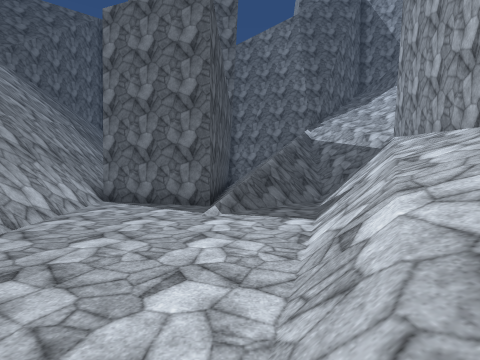
view 1 (above)

14 first-person views from a walk through a Unity game level. The camera is 1.3 m above the floor, tilts 2° down and sees 85° across. The floor is counted in squares, 2 m on a side. Each view is taken from the middle of a square. On the plan, view 1 faces up. The plan holds only what a view shows up to about 9 squares ahead; the rest is blank. The place goes on beyond the plan. The player character is not drawn. Some animated figures are left out. Surface patterns are stand-ins for the level's own textures.

view 2
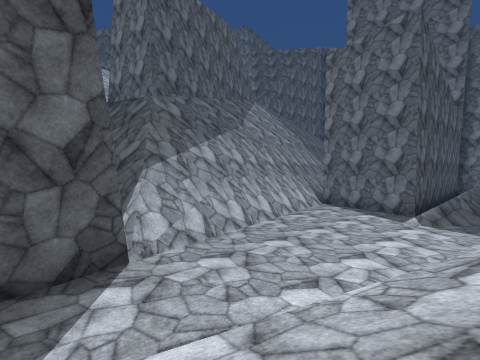

view 3
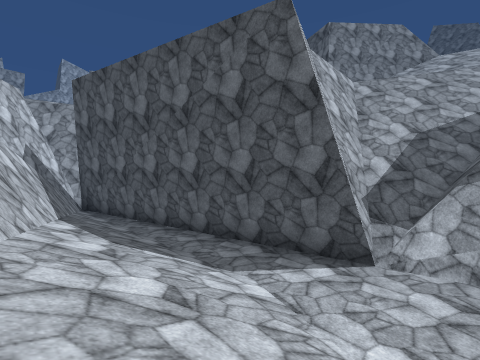

view 4
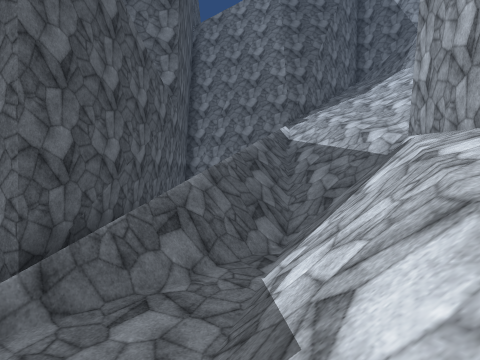

view 5
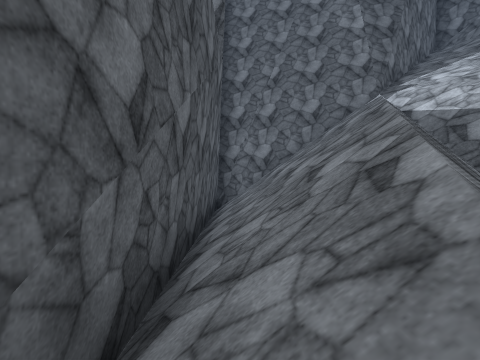

view 6
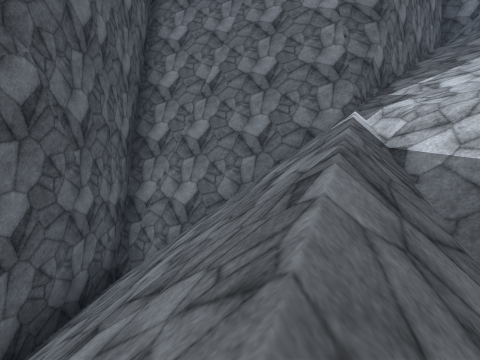

view 7
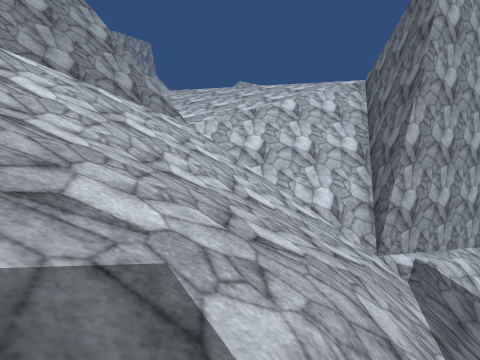

view 8
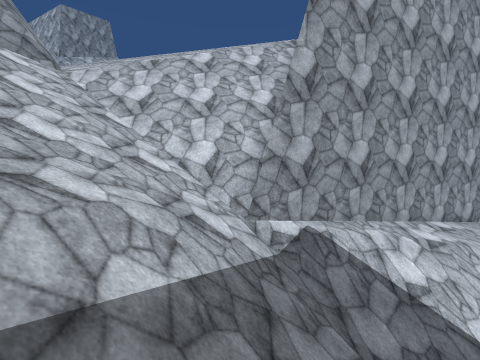

view 9
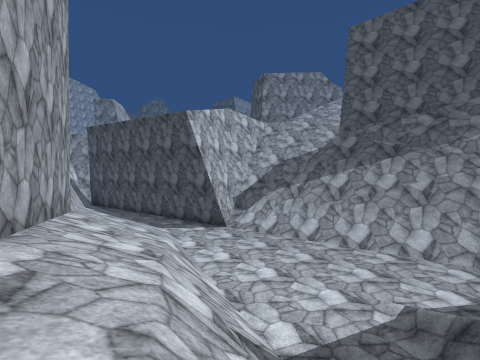

view 10
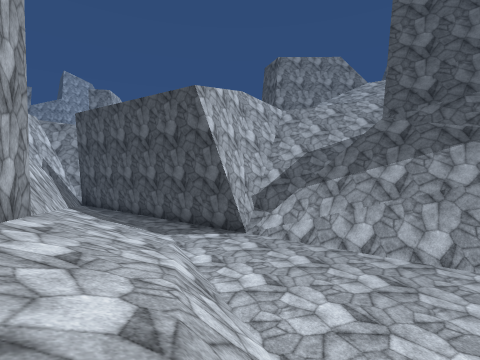

view 11
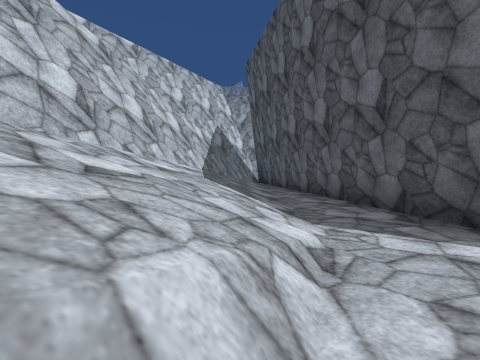

view 12
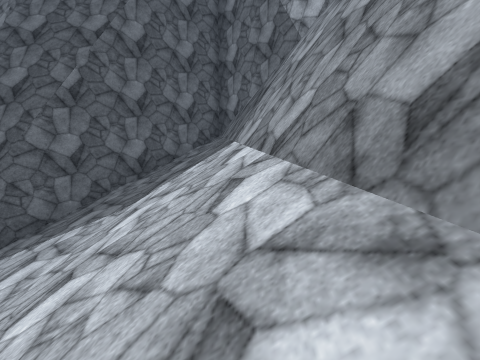

view 13
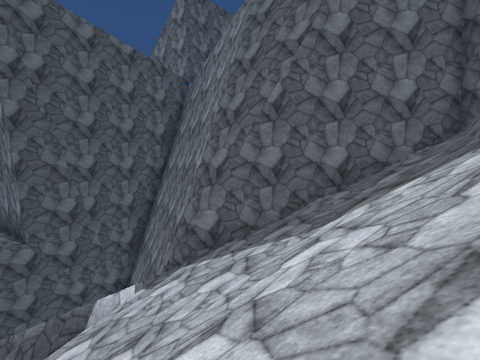

view 14
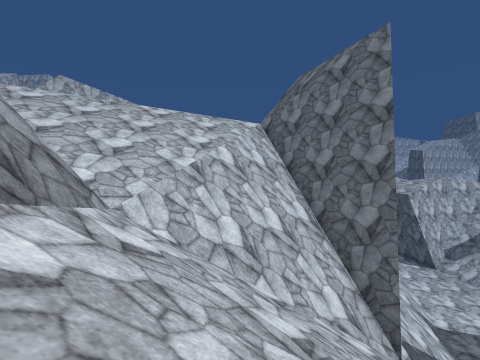

### Floor plan
Key: @ floor where view 1 was taken; # wall or solid block; . main floor; : floor 0.25 m higher than the main floor; + floor 12.25 m higher than the main floor; / step, stairs or slope; = window, fence, low wall or low ledge; ^ raised ledge.
Columns run from 5 left of view 1 to 12 right of it. Each row starts with its distance up from view 1.
 21              ###
 20             ##/#
 19            ##//#
 18           ##///#
 17     #######////##
 16     #//////////##
 15     #///////////#
 14     #///////////#
 13     #///////////#
 12     #///////////##
 11     #/////////===#
 10     #//////#####+
  9 ### #//////## #
  8 #.###//.//##
  7 #...././//#
  6 ##.....///#
  5 ##.....//##
  4  #....///#
  3  #....///#
  2  #....//##
  1  #=..///#
  0  #^::@//#
 -1  ##::///#
 -2   #:://##
 -3   ##://#
 -4    #://#
 -5    #:/##
 -6    #:/#
 -7    #:/#
 -8    ####

Where each view was taken, in squares from view 1:
view 1: 0 up, 0 right, facing up
view 2: 2 down, 1 right, facing up-left
view 3: 1 up, 2 right, facing down-left
view 4: 4 up, 2 right, facing up
view 5: 8 up, 0 right, facing up
view 6: 11 up, 2 right, facing up
view 7: 16 up, 4 right, facing down-right
view 8: 13 up, 3 right, facing down-right
view 9: 7 up, 4 right, facing down-left
view 10: 5 up, 3 right, facing down-left
view 11: 1 up, 0 right, facing down
view 12: 12 up, 10 right, facing up
view 13: 13 up, 10 right, facing up-left
view 14: 15 up, 9 right, facing down
